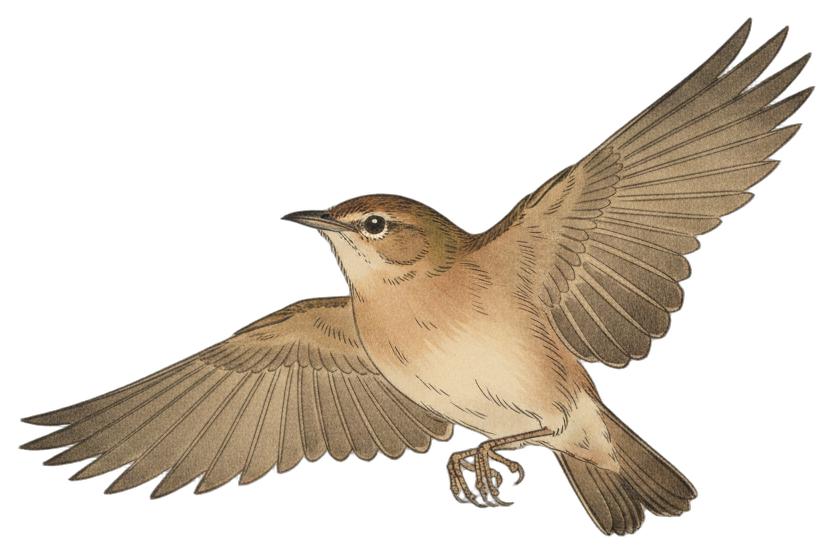
#> input picture avian/assets/illustrations/acrocephalus-dumetorum-2.png, 834 x 554 px; its folder holds 3 pictures in this run
$ python build_masks.py
#> lines starting #> are read from the running program, lines starting #| are printed output that depends on the picture
#!/usr/bin/env python3
"""AvianVisitors - rebuild the collage silhouette masks from the cutouts.

Step 3 of the illustration pipeline (after pregen.py and cutout.py).

The collage packs birds by their actual silhouette, not bounding boxes,
so the frontend ships a tiny 1-bit mask per illustration. This reads every
cutout in avian/assets/illustrations/ and writes two data files that
apt.js fetches at load:

    dims.json   {slug: [w, h]}         aspect, scaled so the long side is 560
    masks.json  {slug: {w, h, bits}}   silhouette downscaled to <=93px, 1-bit
                packed MSB-first row-major, base64. A bit is 1 where the
                cutout is opaque (alpha > 127). This is exactly what
                loadMask() in apt.js decodes.

Both files are written one key per line (sorted by slug), so adding a
species is a clean localized diff and two contributors adding different
species produce non-overlapping diffs instead of colliding. The tables
used to be inlined in apt.js as single ~800KB lines, which turned every
species-add into a whole-line rewrite and an unavoidable merge conflict.

Run after changing the illustration set. Bump SKETCH_VERSION and
IMG_VERSION in apt.js when you re-render a bird so browsers drop the
stale image (and the freshly written dims.json/masks.json).

Usage:
    python3 build_masks.py            # write dims.json + masks.json
    python3 build_masks.py --check    # report only, don't write
"""
from __future__ import annotations
import argparse
import base64
import json
import re
import sys
from pathlib import Path

DIM_MAX = 560   # long side of the stored aspect
MASK_MAX = 93   # long side of the stored silhouette
ALPHA_ON = 127  # opaque above this -> silhouette bit set


def build_tables(illus_dir: Path, only=None):
    """Return (dims, masks) dicts keyed by slug, in sorted order.
    `only` (a set of slugs) restricts the scan for incremental --add runs."""
    from PIL import Image
    dims, masks = {}, {}
    pngs = sorted(p for p in illus_dir.glob("*.png")
                  if re.fullmatch(r"[a-z0-9]+(?:-[a-z0-9]+)*", p.stem))
    if only is not None:
        pngs = [p for p in pngs if p.stem in only]
    for p in pngs:
        slug = p.stem
        im = Image.open(p).convert("RGBA")
#> im is the input picture: PIL image 834x554 RGBA; mean R, G, B, A 51.5, 43.4, 33, 82.9
        w, h = im.size
#> w = 834; h = 554
        scale = DIM_MAX / max(w, h)
#> scale = 0.671
        dims[slug] = [round(w * scale), round(h * scale)]

        ms = MASK_MAX / max(w, h)
#> ms = 0.112
        mw, mh = max(1, round(w * ms)), max(1, round(h * ms))
#> mw = 93; mh = 62
        alpha = im.getchannel("A").resize((mw, mh), Image.LANCZOS)
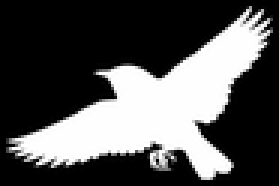
#> alpha: PIL image 93x62 L (shown 3 times larger); min 0, max 255, mean 83
        px = alpha.load()
        bits = bytearray((mw * mh + 7) // 8)
        for y in range(mh):
            for x in range(mw):
                if px[x, y] > ALPHA_ON:
                    i = y * mw + x
                    bits[i >> 3] |= 1 << (7 - (i & 7))
        masks[slug] = {"w": mw, "h": mh, "bits": base64.b64encode(bytes(bits)).decode()}
#> pass 2 of the loop in build_tables, `for p in pngs:`:
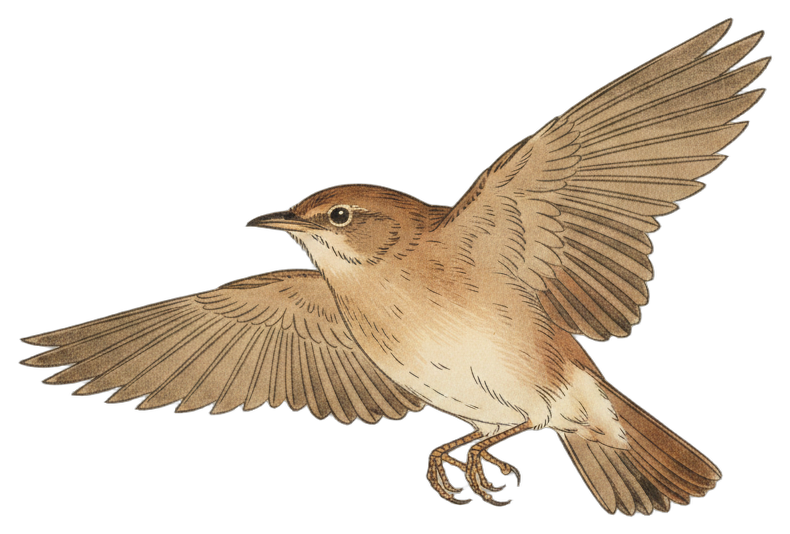
#> input picture avian/assets/illustrations/acrocephalus-palustris-2.png, 790 x 534 px
#> in build_tables, im is the input picture: PIL image 790x534 RGBA; mean R, G, B, A 59.2, 48.8, 36.3, 88.1
#> in build_tables, `alpha = im.getchannel("A").resize((mw, mh), Image.LANCZOS)`:
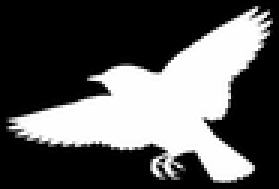
#> alpha: PIL image 93x63 L (shown 3 times larger); min 0, max 255, mean 88.1
#> pass 3 of the loop in build_tables, `for p in pngs:`:
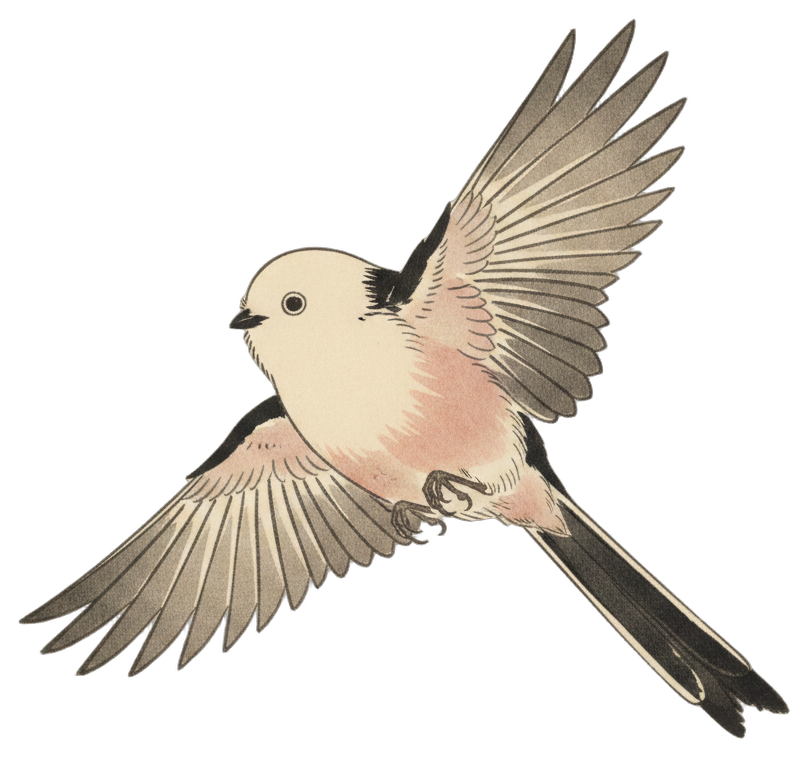
#> input picture avian/assets/illustrations/aegithalos-caudatus-2.png, 808 x 757 px
#> in build_tables, im is the input picture: PIL image 808x757 RGBA; mean R, G, B, A 49.2, 44.3, 38, 73.9
#> in build_tables, `alpha = im.getchannel("A").resize((mw, mh), Image.LANCZOS)`:
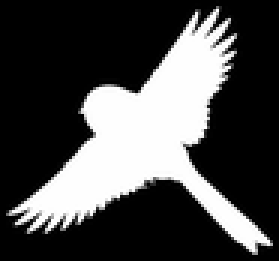
#> alpha: PIL image 93x87 L (shown 3 times larger); min 0, max 255, mean 73.9
    return dims, masks


def dump_perkey(table) -> str:
    """Serialize {key: value} as valid JSON with one key per line, sorted.

    A per-key layout keeps a species-add to a single inserted line, so
    independent regional contributions produce non-overlapping diffs
    instead of rewriting one giant line and colliding on every merge.
    json.loads reads it back exactly as a normal object.
    """
    lines = [f"{json.dumps(k)}:{json.dumps(v, separators=(',', ':'))}"
             for k, v in sorted(table.items())]
    return "{\n" + ",\n".join(lines) + "\n}\n"


def main() -> int:
    here = Path(__file__).resolve().parents[1]
    ap = argparse.ArgumentParser(description=__doc__,
                                 formatter_class=argparse.RawDescriptionHelpFormatter)
    ap.add_argument("--illustrations", type=Path, default=here / "assets" / "illustrations",
                    help="Cutout directory (default: avian/assets/illustrations/)")
    ap.add_argument("--frontend", type=Path, default=here / "frontend",
                    help="Dir to write dims.json + masks.json (default: avian/frontend/)")
    ap.add_argument("--check", action="store_true",
                    help="Report counts against the current dims.json, don't write")
    ap.add_argument("--add", nargs="+", metavar="SLUG",
                    help="Update only these slugs, merged into the existing "
                         "dims.json/masks.json (the on-Pi generate path - a "
                         "full rescan of hundreds of cutouts is slow there)")
    args = ap.parse_args()

    dims, masks = build_tables(args.illustrations, only=set(args.add) if args.add else None)
    perched = sum(1 for k in dims if not k.endswith("-2"))
#> perched = 0
    flight = sum(1 for k in dims if k.endswith("-2"))
#> flight = 3
    print(f"built {len(dims)} masks ({perched} perched + {flight} flight) "
          f"from {args.illustrations}")
#| built 3 masks (0 perched + 3 flight) from avian/assets/illustrations
    if not dims:
        print("error: no cutouts found", file=sys.stderr)
        return 1

    dims_path = args.frontend / "dims.json"
    masks_path = args.frontend / "masks.json"

    if args.add:
        missing = sorted(set(args.add) - set(dims))
        if missing:
            print(f"error: no cutout for: {', '.join(missing)}", file=sys.stderr)
            return 1
        cur_d = json.loads(dims_path.read_text()) if dims_path.exists() else {}
        cur_m = json.loads(masks_path.read_text()) if masks_path.exists() else {}
        cur_d.update(dims)
        cur_m.update(masks)
        dims_path.write_text(dump_perkey(cur_d))
        masks_path.write_text(dump_perkey(cur_m))
        print(f"merged {len(dims)} slug(s) into {dims_path.name} + {masks_path.name} "
              f"({len(cur_d)} entries total)")
        return 0

    if args.check:
        cur = json.loads(dims_path.read_text()) if dims_path.exists() else {}
        added = sorted(set(dims) - set(cur))
        removed = sorted(set(cur) - set(dims))
        print(f"dims.json currently has {len(cur)} entries; "
              f"+{len(added)} new, -{len(removed)} removed")
        if added:
            print("  new:", ", ".join(added[:8]) + (" ..." if len(added) > 8 else ""))
        if removed:
            print("  gone:", ", ".join(removed[:8]) + (" ..." if len(removed) > 8 else ""))
        return 0

    dims_path.write_text(dump_perkey(dims))
    masks_path.write_text(dump_perkey(masks))
    print(f"wrote {dims_path} + {masks_path} ({len(dims)} entries each)\n"
          f"remember to bump SKETCH_VERSION + IMG_VERSION in apt.js if pixels changed")
#| wrote avian/frontend/dims.json + avian/frontend/masks.json (3 entries each)
#| remember to bump SKETCH_VERSION + IMG_VERSION in apt.js if pixels changed
    return 0


if __name__ == "__main__":
    sys.exit(main())
#> (the program exits here)
